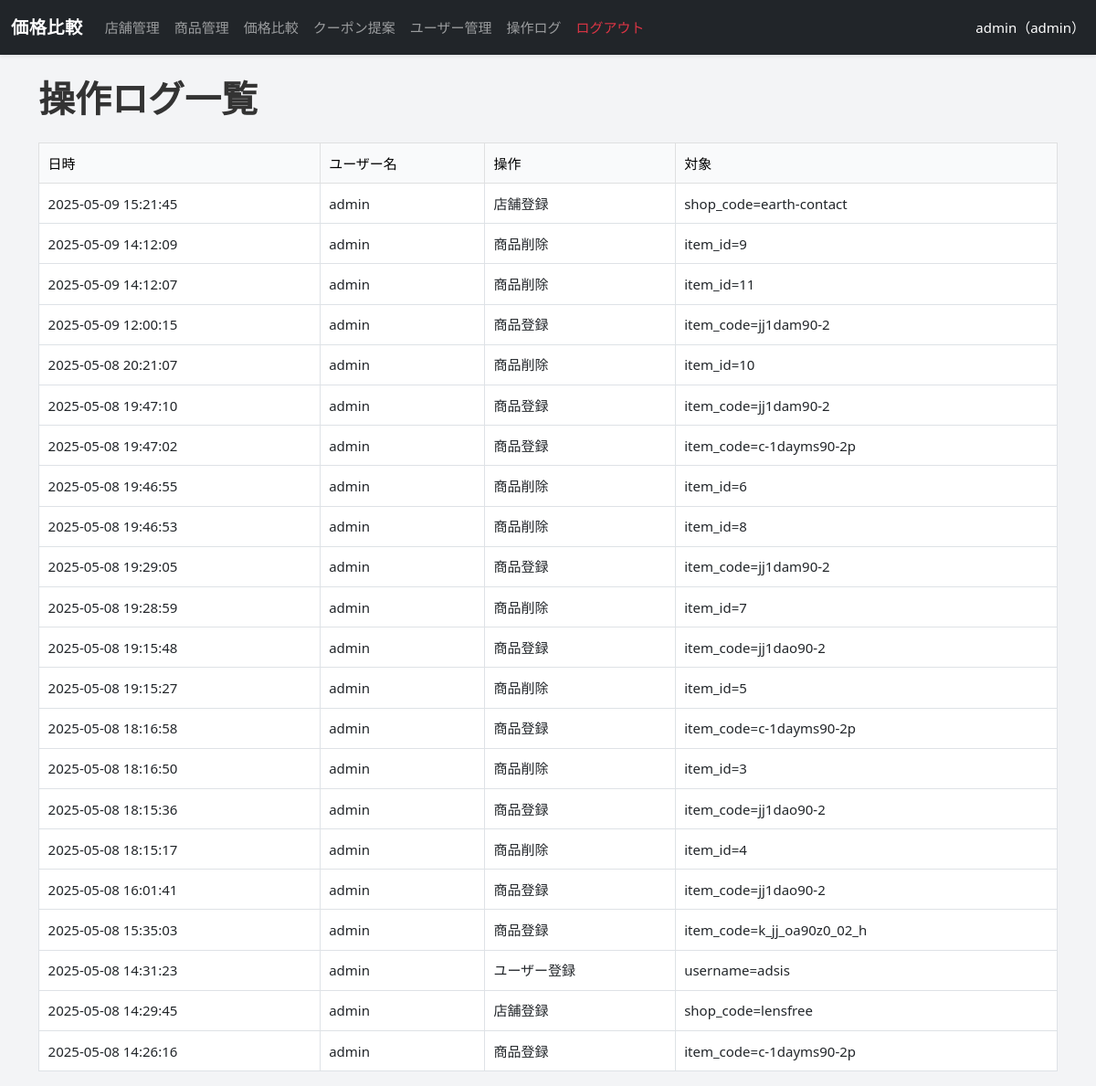
Page /logs/list.php (signed in) on the earlier database version.
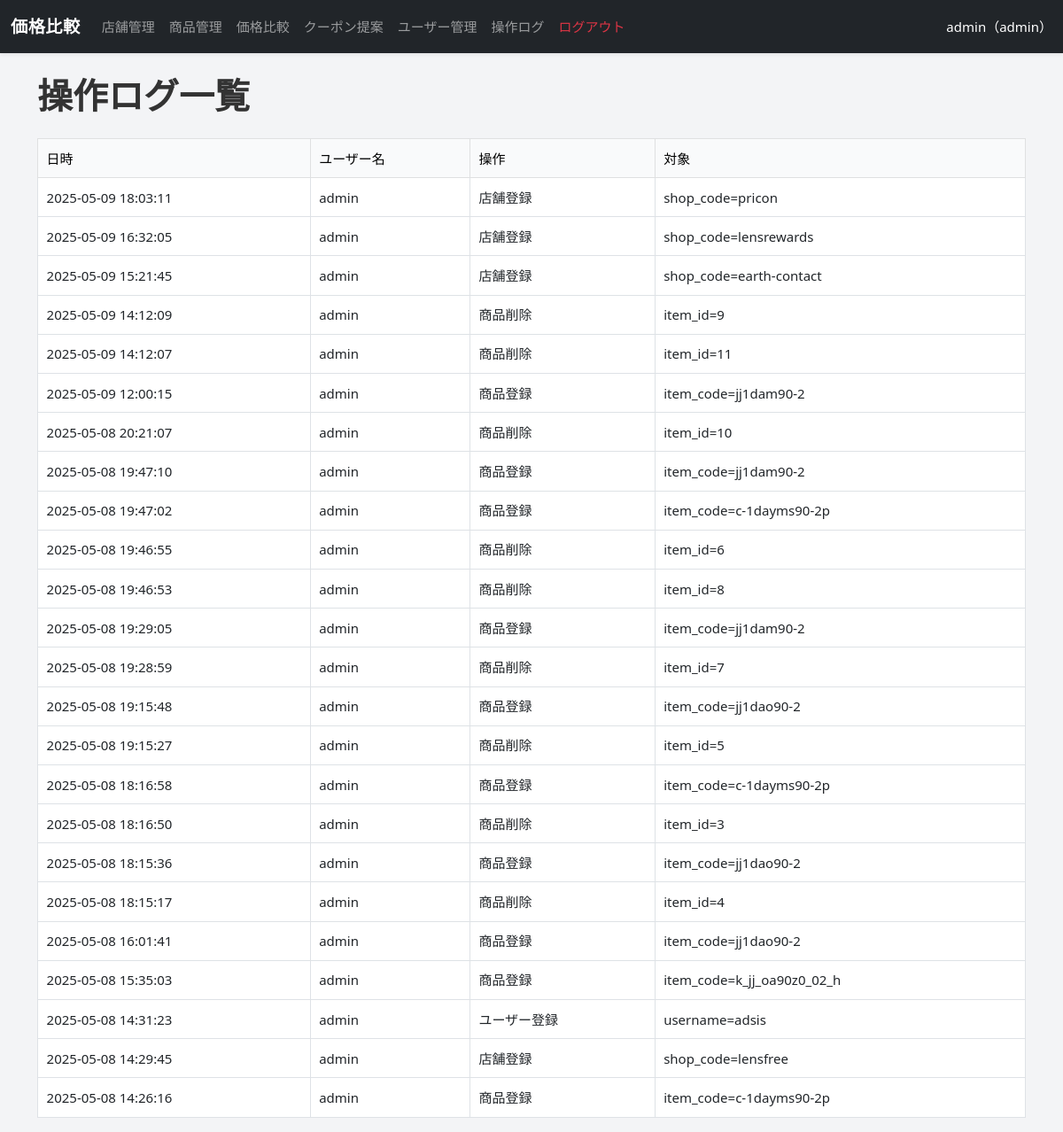
Same page on the later database version.
### tables this page shows
CREATE TABLE `operation_logs` (
  `id` int(11) NOT NULL,
  `user_id` int(11) NOT NULL,
  `action` varchar(255) DEFAULT NULL,
  `target` varchar(255) DEFAULT NULL,
  `created_at` datetime DEFAULT current_timestamp()
);

CREATE TABLE `users` (
  `id` int(11) NOT NULL,
  `username` varchar(100) NOT NULL,
  `password_hash` varchar(255) NOT NULL,
  `role` varchar(50) DEFAULT 'viewer'
);

### auth.php (called while the page is built, shortened)
<?php
function is_admin() {
    return $_SESSION['user']['role'] === 'admin';
}

### logs/list.php (the view, shortened to what this page needs)
<?php
require_once '../auth.php';
require_once '../db.php';
include '../layout/header.php';
$stmt = $pdo->query("
    SELECT ol.*, u.username
    FROM operation_logs ol
    LEFT JOIN users u ON ol.user_id = u.id
    ORDER BY ol.created_at DESC
    LIMIT 100
");
$logs = $stmt->fetchAll();
?>
<h1 class="mb-4">操作ログ一覧</h1>
<div class="table-responsive">
<table class="table table-bordered table-hover align-middle">
    <thead class="table-light">
        <tr>
            <th>日時</th>
            <th>ユーザー名</th>
            <th>操作</th>
            <th>対象</th>
        </tr>
    </thead>
    <tbody>
        <?php foreach ($logs as $log): ?>
        <tr>
            <td><?= htmlspecialchars($log['created_at']) ?></td>
            <td><?= htmlspecialchars($log['username'] ?? '不明') ?></td>
            <td><?= htmlspecialchars($log['action']) ?></td>
            <td><?= htmlspecialchars($log['target']) ?></td>
        </tr>
        <?php endforeach; ?>
    </tbody>
</table>
</div>
<?php include '../layout/footer.php'; ?>

### layout/header.php (shortened to what this page needs)
<?php
require_once $_SERVER['DOCUMENT_ROOT'] . '/price_checker/auth.php';
?>
<!DOCTYPE html>
<html lang="ja">
<head>
    <link href="https://cdn.jsdelivr.net/npm/bootstrap@5.3.0/dist/css/bootstrap.min.css" rel="stylesheet">
    <link href="/price_checker/assets/style.css" rel="stylesheet">
</head>
<body>
<nav class="navbar navbar-expand-lg navbar-dark bg-dark shadow-sm mb-4">
  <div class="container-fluid">
    <a class="navbar-brand" href="/price_checker/index.php">価格比較</a>
    <div class="collapse navbar-collapse" id="navbarMenu">
      <ul class="navbar-nav me-auto mb-2 mb-lg-0">
        <li class="nav-item"><a class="nav-link" href="/price_checker/shops/list.php">店舗管理</a></li>
        <li class="nav-item"><a class="nav-link" href="/price_checker/products/list.php">商品管理</a></li>
        <li class="nav-item"><a class="nav-link" href="/price_checker/shop_items/list.php">価格比較</a></li>
        <li class="nav-item"><a class="nav-link" href="/price_checker/generate_coupons.php">クーポン提案</a></li>
        <?php if (is_admin()): ?>
          <li class="nav-item"><a class="nav-link" href="/price_checker/users/add.php">ユーザー管理</a></li>
          <li class="nav-item"><a class="nav-link" href="/price_checker/logs/list.php">操作ログ</a></li>
        <?php endif; ?>
        <li class="nav-item"><a class="nav-link text-danger" href="/price_checker/logout.php">ログアウト</a></li>
      </ul>
      <span class="navbar-text text-white">
        <?= htmlspecialchars($_SESSION['user']['username'] ?? '') ?>（<?= $_SESSION['user']['role'] ?? '' ?>）
      </span>
    </div>
  </div>
</nav>
<div class="container">

### layout/footer.php (shortened to what this page needs)
</div>
</body>
</html>

### assets/style.css (style rules this page uses)
body { background-color: #f3f4f6; font-family: 'Segoe UI', Tahoma, Geneva, Verdana, sans-serif; font-size: 15px; line-height: 1.6; }
h1, h2 { font-weight: 600; color: #333; margin-bottom: 1rem; }
.table th { background-color: #f9fafb; font-weight: 500; }
.table td, .table th { vertical-align: middle; padding: 0.6rem; }
.navbar { padding-top: 0.6rem; padding-bottom: 0.6rem; }
.navbar-brand { font-weight: bold; font-size: 1.2rem; letter-spacing: 0.5px; }

Differences in the rows shown:
added operation_logs: created_at "2025-05-09 18:03:11", user.username "admin", action "店舗登録", target "shop_code=pricon"
added operation_logs: created_at "2025-05-09 16:32:05", user.username "admin", action "店舗登録", target "shop_code=lensrewards"
